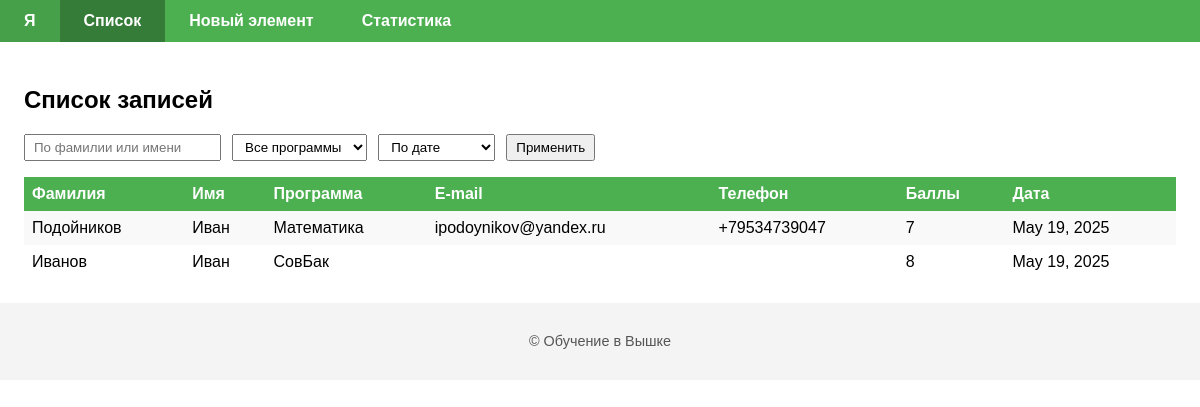
Before: / with the older database file.
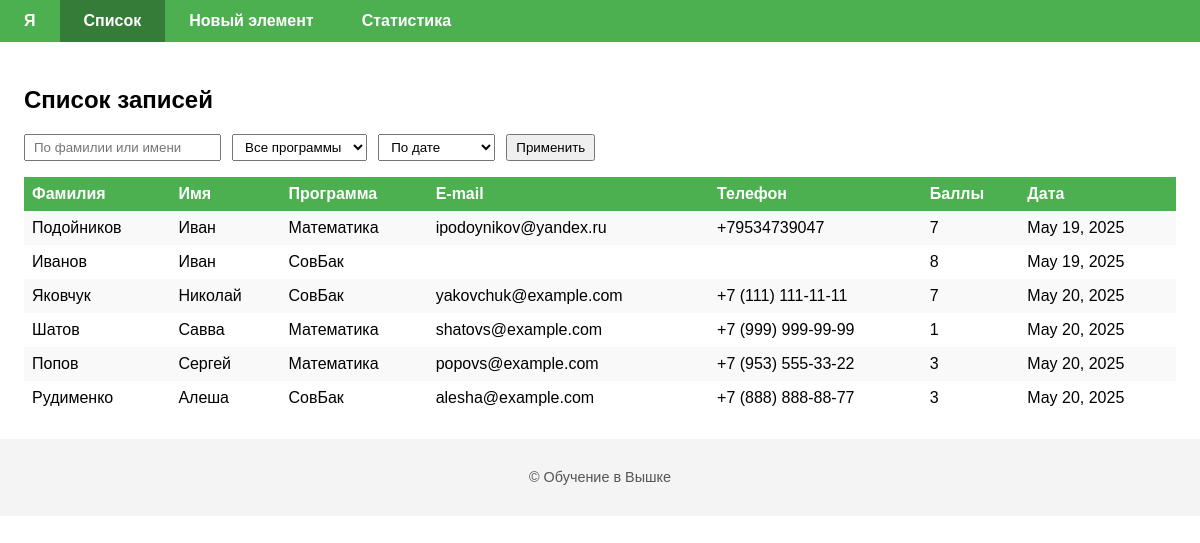
After: the same page with the newer database file.
### eduapp/models.py (models this page shows, shortened)
class Entry(models.Model):
    PROGRAM_CHOICES = [
        ('math', 'Математика'),
        ('sovbak', 'СовБак'),
    ]
    last_name = models.CharField(
        "Фамилия",
        max_length=100,
        default="",
        blank=True,
    )
    first_name = models.CharField(
        "Имя",
        max_length=100,
        default="",
        blank=True,
    )
    program = models.CharField(
        "Программа",
        max_length=10,
        choices=PROGRAM_CHOICES,
    )
    email = models.EmailField(
        "E-mail",
        default="",
        blank=True,
    )
    phone = models.CharField(
        "Телефон",
        max_length=20,
        default="",
        blank=True,
    )
    score = models.IntegerField(
        "Средний балл"
    )
    date = models.DateField(
        "Дата записи",
        auto_now_add=True
    )

### eduapp/views.py (the view)
# urls.py: path('', views.entry_list, name='entry_list'),
def entry_list(request):
    qs = Entry.objects.all()
    name_q = request.GET.get('name')
    program_q = request.GET.get('program')
    if name_q:
        qs = qs.filter(
            Q(last_name__icontains=name_q) |
            Q(first_name__icontains=name_q)
        )
    if program_q:
        qs = qs.filter(program=program_q)
    order = request.GET.get('order', 'date')
    qs = qs.order_by(order)
    stats = (
        Entry.objects
        .values('score')
        .annotate(count=Count('id'))
        .order_by('score')
    )
    return render(request, 'eduapp/list.html', {
        'entries': qs,
        'stats': stats,
    })

### eduapp/templates/eduapp/list.html (shortened to what this page needs)
{% extends 'eduapp/base.html' %}
{% load static %}
{% block content %}
<h2>Список записей</h2>
<form method="get" style="margin-bottom:1em;">
    <input type="text" name="name" placeholder="По фамилии или имени"
           value="{{ request.GET.name }}" style="padding:4px 8px; margin-right:0.5em;">
    <select name="program" style="padding:4px 8px; margin-right:0.5em;">
        <option value="">Все программы</option>
    </select>
    <select name="order" style="padding:4px 8px; margin-right:0.5em;">
        <option value="date" {% if request.GET.order == 'date' %}selected{% endif %}>По дате</option>
    </select>
    <button type="submit" style="padding:4px 8px;">Применить</button>
</form>
<table style="width:100%; border-collapse: collapse; margin-top:1em;">
    <thead>
        <tr style="background:#4CAF50; color:white;">
            <th style="padding:8px; text-align:left;">Фамилия</th>
            <th style="padding:8px; text-align:left;">Имя</th>
            <th style="padding:8px; text-align:left;">Программа</th>
            <th style="padding:8px; text-align:left;">E-mail</th>
            <th style="padding:8px; text-align:left;">Телефон</th>
            <th style="padding:8px; text-align:left;">Баллы</th>
            <th style="padding:8px; text-align:left;">Дата</th>
        </tr>
    </thead>
    <tbody>
    {% for e in entries %}
        <tr {% if forloop.counter0|divisibleby:2 %}style="background:#f9f9f9;"{% endif %}>
            <td style="padding:8px;">{{ e.last_name }}</td>
            <td style="padding:8px;">{{ e.first_name }}</td>
            <td style="padding:8px;">{{ e.get_program_display }}</td>
            <td style="padding:8px;">{{ e.email }}</td>
            <td style="padding:8px;">{{ e.phone }}</td>
            <td style="padding:8px;">{{ e.score }}</td>
            <td style="padding:8px;">{{ e.date }}</td>
        </tr>
    {% empty %}
        <tr><td colspan="7" style="text-align:center; padding:8px;">Нет записей</td></tr>
    {% endfor %}
    </tbody>
</table>
{% endblock %}

### eduapp/templates/eduapp/base.html (shortened to what this page needs)
{% load static %}
<!DOCTYPE html>
<html lang="ru">
<head>
</head>
<body>
  <header>
    <nav>
      <ul>
        <li class="{% if request.resolver_match.url_name == 'about_me' %}active{% endif %}">
          <a href="{% url 'about_me' %}">Я</a>
        </li>
        <li class="{% if request.resolver_match.url_name == 'entry_list' %}active{% endif %}">
          <a href="{% url 'entry_list' %}">Список</a>
        </li>
        <li class="{% if request.resolver_match.url_name == 'entry_create' %}active{% endif %}">
          <a href="{% url 'entry_create' %}">Новый элемент</a>
        </li>
        <li class="{% if request.resolver_match.url_name == 'entry_stats' %}active{% endif %}">
          <a href="{% url 'entry_stats' %}">Статистика</a>
        </li>
      </ul>
    </nav>
  </header>
  <main>
    {% block content %}{% endblock %}
  </main>
  <footer>
    <p>&copy; {{ now|date:"Y" }} Обучение в Вышке</p>
  </footer>
</body>
</html>

### eduapp/templates/eduapp/base.html (style rules this page uses)
body { margin: 0; font-family: Arial, sans-serif; }
header { background-color: #4CAF50; }
nav ul { display: flex; list-style: none; margin: 0; padding: 0; }
nav li { margin: 0; }
nav a { display: block; padding: 0.75rem 1.5rem; color: #fff; text-decoration: none; font-weight: bold; transition: background-color 0.2s ease; }
nav .active a { background-color: #367c39; }
main { padding: 1.5rem; }
footer { text-align: center; padding: 1rem; background: #f4f4f4; font-size: 0.9rem; color: #555; }

Changed rows visible on the page:
added Entry: last_name "Яковчук", first_name "Николай", program "СовБак", email "yakovchuk@example.com", phone "+7 (111) 111-11-11", score "7", date "May 20, 2025"
added Entry: last_name "Шатов", first_name "Савва", program "Математика", email "shatovs@example.com", phone "+7 (999) 999-99-99", score "1", date "May 20, 2025"
added Entry: last_name "Попов", first_name "Сергей", program "Математика", email "popovs@example.com", phone "+7 (953) 555-33-22", score "3", date "May 20, 2025"
added Entry: last_name "Рудименко", first_name "Алеша", program "СовБак", email "alesha@example.com", phone "+7 (888) 888-88-77", score "3", date "May 20, 2025"
